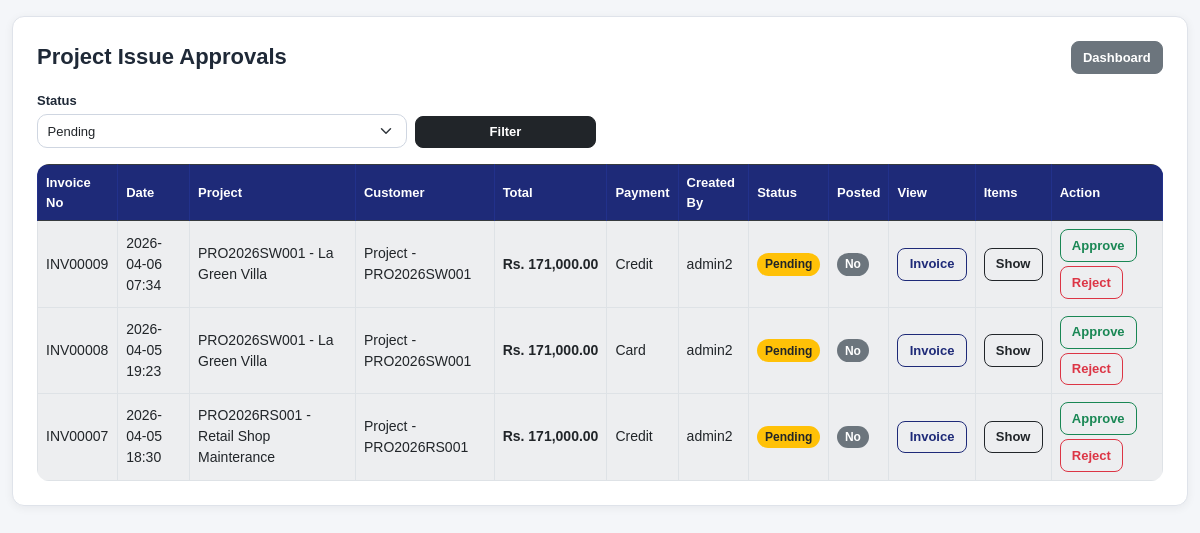
Before: /project-issues/approvals/ (signed in) with the older database file.
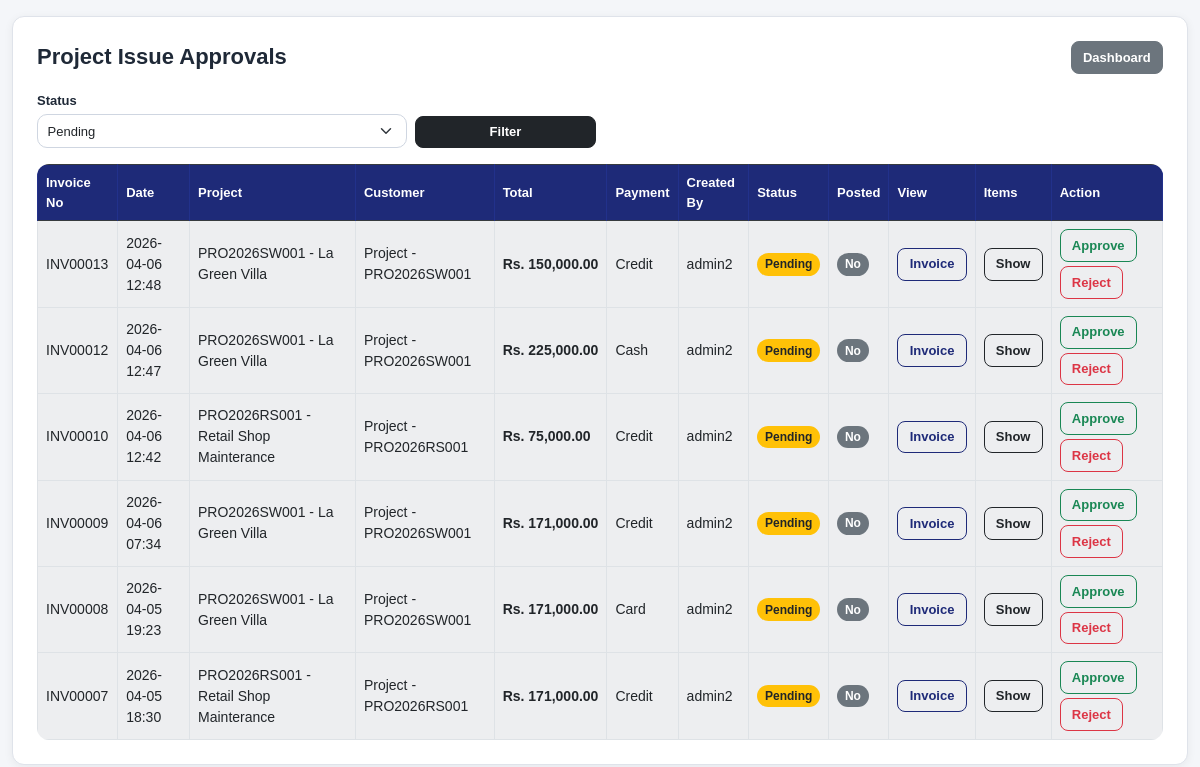
After: the same page with the newer database file.
### pos/models.py (models this page shows, shortened)
class Sale(models.Model):
    PAYMENT_METHODS = [
        ("cash", "Cash"),
        ("card", "Card"),
        ("credit", "Credit"),
    ]
    SALE_TYPE_CHOICES = [
        ("retail", "Retail Sale"),
        ("project_issue", "Project Issue"),
    ]
    APPROVAL_STATUS_CHOICES = [
        ("na", "Not Applicable"),
        ("pending", "Pending"),
        ("approved", "Approved"),
        ("rejected", "Rejected"),
    ]
    invoice_no = models.CharField(max_length=50, unique=True)
    total = models.DecimalField(max_digits=12, decimal_places=2, default=0)
    discount = models.DecimalField(max_digits=12, decimal_places=2, default=0)
    grand_total = models.DecimalField(max_digits=12, decimal_places=2, default=0)
    sale_type = models.CharField(max_length=20, choices=SALE_TYPE_CHOICES, default="retail")
    project = models.ForeignKey(
        "Project",
        on_delete=models.SET_NULL,
        null=True,
        blank=True,
        related_name="pos_sales"
    )
    approval_status = models.CharField(max_length=20, choices=APPROVAL_STATUS_CHOICES, default="na")
    approved_by = models.ForeignKey(
        User,
        on_delete=models.SET_NULL,
        null=True,
        blank=True,
        related_name="approved_sales"
    )
    approved_at = models.DateTimeField(null=True, blank=True)
    is_posted_to_project_expense = models.BooleanField(default=False)
    approval_note = models.TextField(blank=True, null=True)
    payment_method = models.CharField(max_length=20, choices=PAYMENT_METHODS, default="cash")
    received_amount = models.DecimalField(max_digits=12, decimal_places=2, null=True, blank=True)
    balance = models.DecimalField(max_digits=12, decimal_places=2, null=True, blank=True)
    card_last4 = models.CharField(max_length=4, blank=True, null=True)
    cheque_number = models.CharField(max_length=50, blank=True, null=True)
    customer_name = models.CharField(max_length=150, blank=True, null=True)
    customer_phone = models.CharField(max_length=20, blank=True, null=True)
    created_by = models.ForeignKey(User, on_delete=models.SET_NULL, null=True, blank=True)
    created_at = models.DateTimeField(auto_now_add=True)
    class Meta:
        ordering = ["-created_at"]

class Project(models.Model):
    PROJECT_TYPE_CHOICES = [
        ("SW", "Swimming Pool"),
        ("BL", "Building"),
        ("EL", "Electrical"),
        ("OT", "Other"),
    ]
    STATUS_CHOICES = [
        ("ongoing", "Ongoing"),
        ("completed", "Completed"),
        ("cancelled", "Cancelled"),
    ]
    project_id = models.CharField(max_length=30, unique=True)
    project_name = models.CharField(max_length=255)
    project_type = models.CharField(max_length=10, choices=PROJECT_TYPE_CHOICES)
    client_name = models.CharField(max_length=255, blank=True, null=True)
    location = models.CharField(max_length=255, blank=True, null=True)
    estimated_value = models.DecimalField(max_digits=14, decimal_places=2, default=0)
    status = models.CharField(max_length=20, choices=STATUS_CHOICES, default="ongoing")
    is_active = models.BooleanField(default=True)
    created_by = models.ForeignKey(User, on_delete=models.SET_NULL, null=True, blank=True, related_name="created_projects")
    updated_by = models.ForeignKey(User, on_delete=models.SET_NULL, null=True, blank=True, related_name="updated_projects")
    created_at = models.DateTimeField(auto_now_add=True)
    class Meta:
        ordering = ["-id"]

### pos/views.py (the view)
# urls.py: path('project-issues/approvals/', views.project_issue_approval_list, name='project_issue_approval_list'),
@user_passes_test(is_owner)
def project_issue_approval_list(request):
    status_filter = request.GET.get("status", "pending").strip()
    sales = Sale.objects.filter(
        sale_type="project_issue"
    ).select_related(
        "project", "created_by", "approved_by"
    ).prefetch_related(
        "sale_items__item"
    ).order_by("-created_at")
    if status_filter in ["pending", "approved", "rejected"]:
        sales = sales.filter(approval_status=status_filter)
    return render(request, "pos/project_issue_approval_list.html", {
        "sales": sales,
        "status_filter": status_filter,
    })

### pos/templatetags/currency_filters.py (called while the page is built)
@register.filter
def money(value):
    try:
        if value in (None, ""):
            value = Decimal("0")
        value = Decimal(str(value))
        return f"{value:,.2f}"
    except (InvalidOperation, ValueError, TypeError):
        return "0.00"

### pos/views.py (called while the page is built)
def is_owner(user):
    return user.is_superuser or user.groups.filter(name__iexact="Owner").exists()

### pos/templates/pos/project_issue_approval_list.html (shortened to what the changed rows need)
{% extends "base.html" %}
{% load currency_filters %}
{% block content %}
<div class="card p-3 p-md-4">
    <div class="table-responsive">
        <table class="table table-bordered table-striped bg-white align-middle">
            <thead class="table-dark">
                <tr>
                    <th>Invoice No</th>
                    <th>Date</th>
                    <th>Project</th>
                    <th>Customer</th>
                    <th>Total</th>
                    <th>Payment</th>
                    <th>Created By</th>
                    <th>Status</th>
                    <th>Posted</th>
                    <th>View</th>
                    <th>Items</th>
                    <th>Action</th>
                </tr>
            </thead>
            <tbody>
                {% for sale in sales %}
                <tr>
                    <td>{{ sale.invoice_no }}</td>
                    <td>{{ sale.created_at|date:"Y-m-d H:i" }}</td>
                    <td>
                        {% if sale.project %}
                            {{ sale.project.project_id }} - {{ sale.project.project_name }}
                        {% else %}
                            -
                        {% endif %}
                    </td>
                    <td>{{ sale.customer_name|default:"-" }}</td>
                    <td class="text-money">Rs. {{ sale.grand_total|money }}</td>
                    <td>{{ sale.get_payment_method_display }}</td>
                    <td>{% if sale.created_by %}{{ sale.created_by.username }}{% else %}-{% endif %}</td>
                    <td>
                        {% if sale.approval_status == "approved" %}
                            <span class="badge bg-success">Approved</span>
                        {% elif sale.approval_status == "rejected" %}
                            <span class="badge bg-danger">Rejected</span>
                        {% else %}
                            <span class="badge bg-warning text-dark">Pending</span>
                        {% endif %}
                    </td>
                    <td>
                        {% if sale.is_posted_to_project_expense %}
                            <span class="badge bg-success">Yes</span>
                        {% else %}
                            <span class="badge bg-secondary">No</span>
                        {% endif %}
                    </td>
                    <td>
                        <a href="{% url 'invoice_page' sale.id %}" class="btn btn-sm btn-outline-primary">Invoice</a>
                    </td>
                    <td>
                        <button class="btn btn-sm btn-outline-dark" type="button" data-bs-toggle="collapse" data-bs-target="#items{{ sale.id }}">
                            Show
                        </button>
                    </td>
                    <td>
                        {% if sale.approval_status == "pending" and not sale.is_posted_to_project_expense %}
                            <a href="{% url 'approve_project_issue' sale.id %}"
                               class="btn btn-sm btn-outline-success mb-1"
                               onclick="return confirm('Approve this project issue?')">
                               Approve
                            </a>
                            <a href="{% url 'reject_project_issue' sale.id %}"
                               class="btn btn-sm btn-outline-danger"
                               onclick="return confirm('Reject this project issue?')">
                               Reject
                            </a>
                        {% else %}
                            -
                        {% endif %}
                    </td>
                </tr>
                {% empty %}
                <tr>
                    <td colspan="12" class="text-center">No project issue records found</td>
                </tr>
                {% endfor %}
            </tbody>
        </table>
    </div>
</div>
{% endblock %}

Changed rows visible on the page:
added Sale: invoice_no "INV00013", created_at "2026-04-06 12:48", project.project_id "PRO2026SW001", project.project_name "La Green Villa", customer_name "Project - PRO2026SW001", grand_total "150,000.00", payment_method "Credit", created_by.username "admin2", approval_status "Pending", is_posted_to_project_expense "No"
added Sale: invoice_no "INV00012", created_at "2026-04-06 12:47", project.project_id "PRO2026SW001", project.project_name "La Green Villa", customer_name "Project - PRO2026SW001", grand_total "225,000.00", payment_method "Cash", created_by.username "admin2", approval_status "Pending", is_posted_to_project_expense "No"
added Sale: invoice_no "INV00010", created_at "2026-04-06 12:42", project.project_id "PRO2026RS001", project.project_name "Retail Shop Mainterance", customer_name "Project - PRO2026RS001", grand_total "75,000.00", payment_method "Credit", created_by.username "admin2", approval_status "Pending", is_posted_to_project_expense "No"
